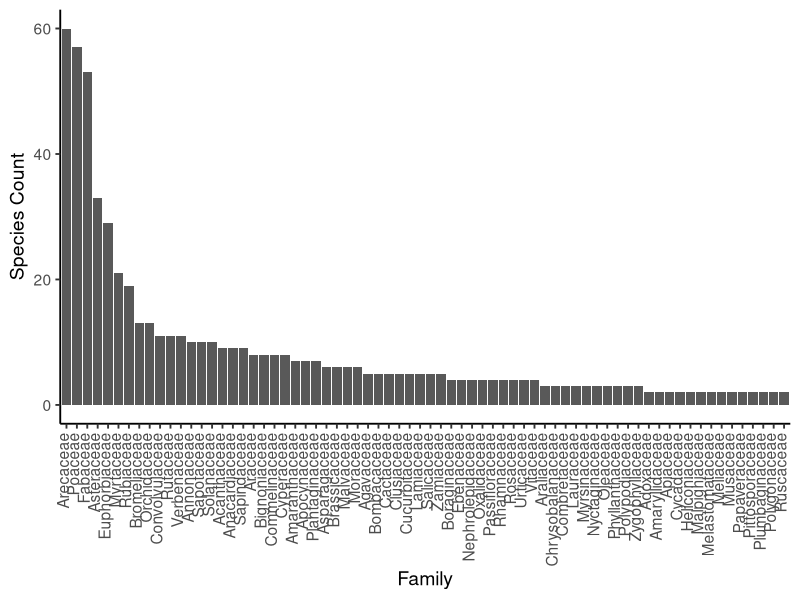
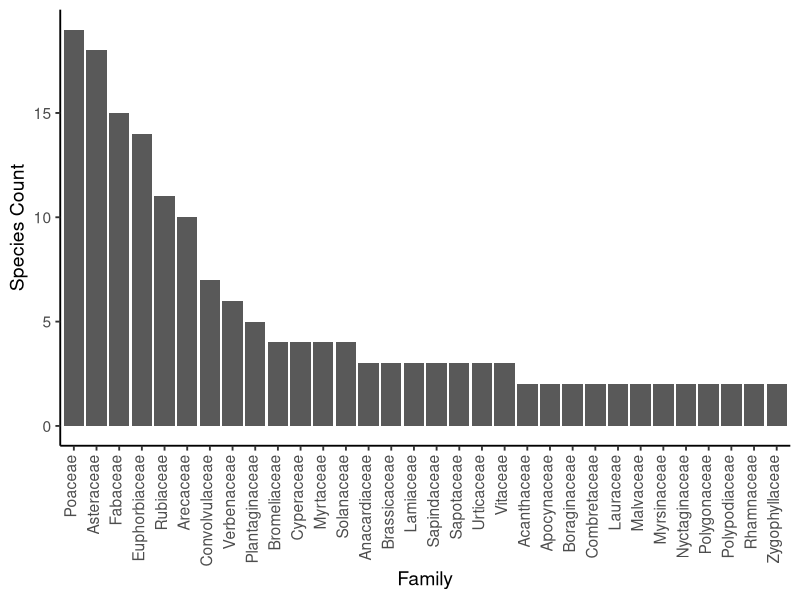
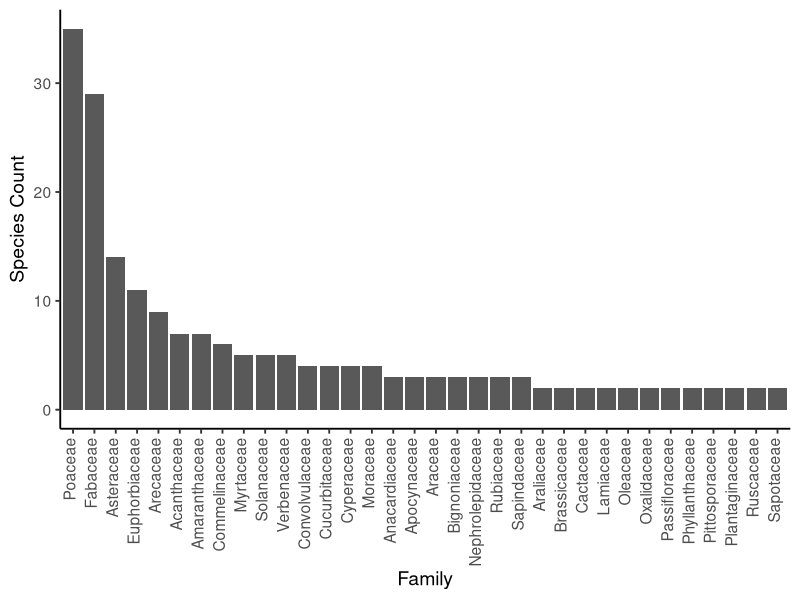
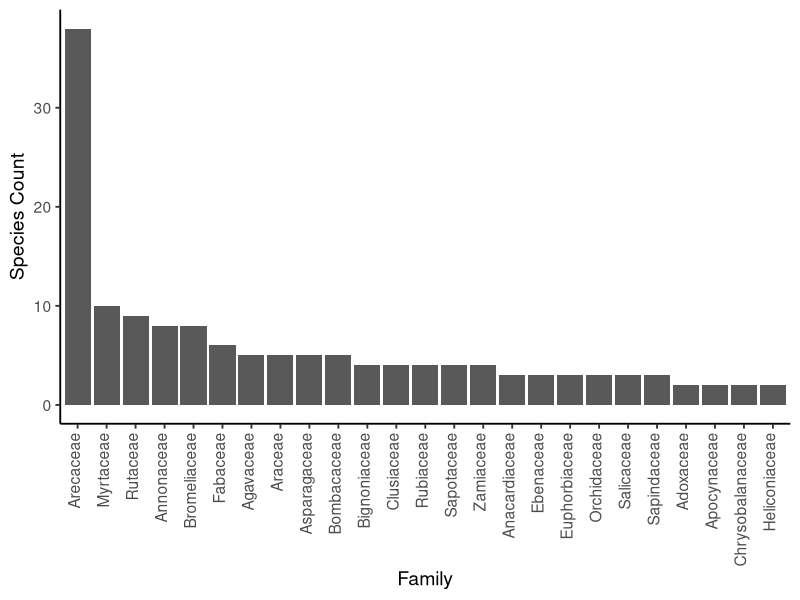

Reproduce these figures in R, in order.
library(tidyverse)

### organizes and summarizes a list of species to count the number of
### species records per family
family_count <- function(species_list){
  families_table <- species_list %>%
    group_by(Family) %>%
    summarize(Count = n()) %>%
    arrange(desc(Count))
  return(families_table)
}

### plots a count of species per family in a histagram
plot_family_count <- function(families_table){
  fig <- ggplot(families_table, aes(x=Family, y=Count)) + 
    geom_bar(stat="identity", width = 0.9) +
    ylab("Species Count") +
    theme_classic(base_size=14, base_family = "Helvetica") +
    theme(axis.text.x = element_text(angle = 90, hjust = 1, vjust = 0.2))
}

### load data
list <- read_csv("TREClist.csv")
families <- read_csv("TRECfamilies.csv")

list <- select(list, Family, Genus, Species, SpeciesAcro1, MainCodeUSDA,
               CultivatedOnly, EstabdInFL, Native)

### All Families
all_families <- family_count(list)
write_csv(all_families, "TRECfamilies-all.csv")

top_families <- filter(all_families, !is.na(Family) & Count>1)
top_families <- transform(top_families, Family = reorder(Family, -Count))
plot_family_count(top_families)
ggsave("TRECfamilies-all.png", width = 10, height = 4)

### Native Families
natives <- filter(list, Native == 1)
native_families <- family_count(natives)
write_csv(native_families, "TRECfamilies-native.csv")

top_natives <- filter(native_families, !is.na(Family) & Count>1)
top_natives <- transform(top_natives, Family = reorder(Family, -Count))
plot_family_count(top_natives)
ggsave("TRECfamilies-native.png", width = 5, height = 4)

### Non-native Established Families
establishedNonNative <- filter(list, Native == 0 & EstabdInFL == 1)
establishedNonNative_families <- family_count(establishedNonNative)
write_csv(establishedNonNative_families, "TRECfamilies-establishedNonNative.csv")

top_establieshedNonNative <- filter(establishedNonNative_families, 
                                    !is.na(Family) & Count>1)
top_establieshedNonNative <- transform(top_establieshedNonNative, 
                                       Family = reorder(Family, -Count))
plot_family_count(top_establieshedNonNative)
ggsave("TRECfamilies-establishedNonNative.png", width = 5, height = 4)

### Non-Established Families
nonEstablished <- filter(list, EstabdInFL == 0)
nonEstablished_families <- family_count(nonEstablished)
write_csv(nonEstablished_families, "TRECfamilies-nonEstablished.csv")

top_nonEstablished <- filter(nonEstablished_families, !is.na(Family) & Count>1)
top_nonEstablished <- transform(top_nonEstablished, 
                                       Family = reorder(Family, -Count))
plot_family_count(top_nonEstablished)
ggsave("TRECfamilies-nonEstablished.png", width = 5, height = 4)


families <- arrange(families, "Class", "Subclassa", "Superordera, b", "Orderc",
                     "Suborder", "Familyd")
